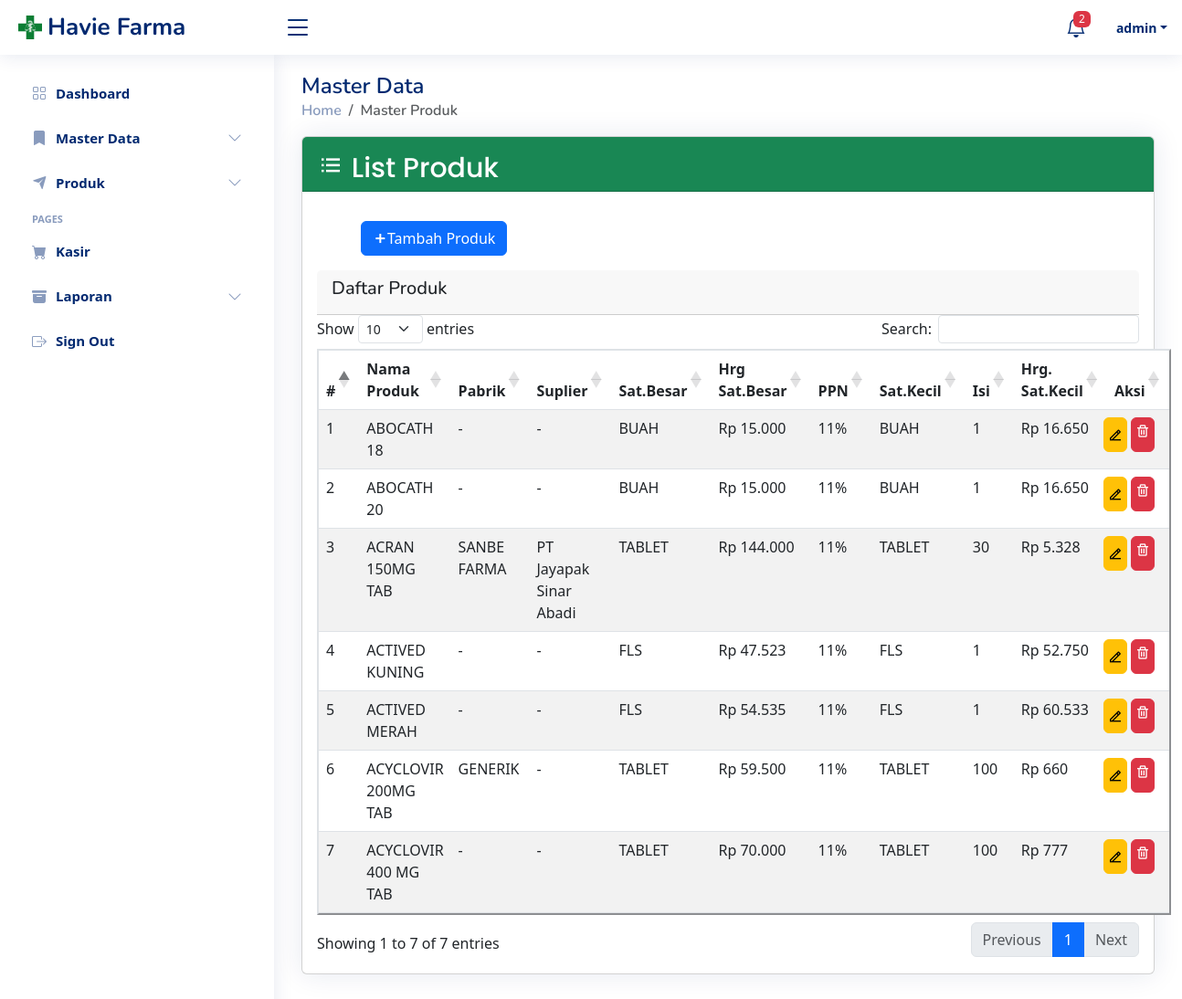
/masterdata/masterproduct (signed in), run on the app's committed database.
### tables this page shows
CREATE TABLE `tbl_m_product` (
  `id_product_tmp` int(11) NOT NULL,
  `large_barcode_tmp` varchar(20) DEFAULT NULL,
  `small_barcode_tmp` varchar(20) DEFAULT NULL,
  `name_tmp` varchar(200) NOT NULL,
  `id_large_unit_tmp` int(11) NOT NULL,
  `id_small_unit_tmp` int(11) NOT NULL,
  `fill_tmp` int(11) NOT NULL,
  `large_price_tmp` int(10) NOT NULL,
  `small_price_tmp` int(11) NOT NULL,
  `id_suplier_tmp` int(11) DEFAULT NULL,
  `id_factory_tmp` int(11) DEFAULT NULL,
  `date_added_tmp` timestamp NOT NULL DEFAULT '0000-00-00 00:00:00' ON UPDATE current_timestamp(),
  `added_by_tmp` varchar(50) DEFAULT NULL,
  `update_by_tmp` varchar(50) DEFAULT NULL,
  `update_date_tmp` timestamp NULL DEFAULT NULL,
  `stock_tmp` int(11) NOT NULL DEFAULT 0
);

CREATE TABLE `tbl_m_factory` (
  `id_factory_tmf` int(11) NOT NULL,
  `name_tmf` varchar(45) NOT NULL
);

CREATE TABLE `tbl_m_suplier` (
  `id_suplier_tms` int(11) NOT NULL,
  `name_tms` varchar(50) NOT NULL,
  `address_tms` varchar(200) NOT NULL,
  `phone_number_tms` varchar(15) NOT NULL,
  `email_tms` varchar(100) NOT NULL,
  `website_tms` varchar(50) DEFAULT NULL,
  `information_tms` varchar(100) NOT NULL
);

CREATE TABLE `tbl_m_unit` (
  `id_unit_tmun` int(11) NOT NULL,
  `name_tmun` varchar(50) NOT NULL,
  `information_tmun` varchar(100) NOT NULL
);

### app/core/Controller.php (called while the page is built, shortened)
<?php
class Controller {
    public function view($view, $data = []) {
        require_once './../app/views/'.$view.'.php';
    }
    public function model($model)
    {
        return new $model;
    }
}

### app/controllers/Masterdata.php (called while the page is built, shortened)
<?php
class Masterdata extends Controller
{
    public function masterproduct()
    {
        $data['title'] = "Havie Farma | Master Produk";
        $data['product'] = $this->model('Product')->getAllProduct();
        $data['factory'] = $this->model('Factory')->getAllFactory();
        $data['unit'] = $this->model('Unit')->getAllUnit();
        $data['suplier'] = $this->model('Suplier')->getAllSuplier();
        $data['emptyStock'] = $this->model('Product')->getEmptyStock();
        $this->view("masterdata/masterproduct", $data);
    }
}

### app/core/App.php (called while the page is built, shortened)
<?php
class App {
    protected $method = 'index';
    protected $params = [];
    public function __construct() {
        $url = $this->parseURL();
        if (file_exists('./../app/controllers/'.ucfirst($url[0]).'.php')) {
            unset($url[0]);
        }
        $this->controller = new $this->controller();
        if (isset($url[1])) {
            if(method_exists($this->controller, $url[1])) {
                $this->method = $url[1];
            }
        }
        call_user_func_array([$this->controller, $this->method], $this->params);
    }
    public function parseURL() {
        if (isset($_GET['url'])) {
            $url = $_GET['url'];
            $url = rtrim($url,'/');
            $url = filter_var($url, FILTER_SANITIZE_URL);
            $url = explode('/', $url);
            return $url;
        }
    }
}

### public/index.php (called while the page is built, shortened)
<?php
$app = new App();

### app/core/Database.php (called while the page is built, shortened)
<?php
class Database
{
    private $host = DB_HOST;
    private $user = DB_USER;
    private $password = DB_PASS;
    private $db_name = DB_NAME;
    private $db_connect;
    private $stmt;
    public function __construct()
    {
        $dsn = 'mysql:host='. $this->host . ';dbname=' . $this->db_name;
        $option = [
            PDO::ATTR_PERSISTENT => true,
            PDO::ATTR_ERRMODE => PDO::ERRMODE_EXCEPTION
        ];
        try {
            $this->db_connect = new PDO($dsn, $this->user, $this->password, $option);
        } catch (PDOException $e) {
            die('' . $e->getMessage());
        }
    }
    public function query($query)
    {
        $this->stmt = $this->db_connect->prepare($query);
    }
    public function execute()
    {
        $this->stmt->execute();
    }
    public function resultSet()
    {
        $this->execute();
        return $this->stmt->fetchAll(PDO::FETCH_ASSOC);
    }
}

### app/models/Product.php (called while the page is built, shortened)
<?php
class Product
{
    private $db;
    public function __construct()
    {
        $this->db = new Database();
    }
    public function getAllProduct()
    {
        $this->db->query("SELECT id_product_tmp,small_barcode_tmp, large_barcode_tmp, name_tmp, name_tmf, name_tms, name_tmun,large_price_tmp,small_price_tmp, fill_tmp, stock_tmp FROM tbl_m_product JOIN tbl_m_factory ON tbl_m_product.id_factory_tmp = id_factory_tmf JOIN tbl_m_suplier ON tbl_m_product.id_suplier_tmp = id_suplier_tms JOIN tbl_m_unit ON tbl_m_product.id_small_unit_tmp = id_unit_tmun ");
        return $this->db->resultSet();
    }
    public function getEmptyStock()
    {
        $query = "SELECT name_tmp FROM tbl_m_product WHERE stock_tmp = 0";
        $this->db->query($query);
        return $this->db->resultSet();
    }
}

### app/core/Util.php (called while the page is built, shortened)
<?php
class Util
{
    public static function format_rupiah($angka) {
        return "Rp " . number_format($angka, 0, ',', '.');
    }
}

### app/views/masterdata/masterproduct.php (the view, shortened to what this page needs)
<main id="main" class="main">
    <div class="pagetitle">
        <h1>Master Data</h1>
        <nav>
            <ol class="breadcrumb">
                <li class="breadcrumb-item"><a href="<?=BASEURL?>home/index">Home</a></li>
                <li class="breadcrumb-item active">Master Produk</li>
            </ol>
        </nav>
    </div>
    <section class="section masterdata">
            <div class="card">
                <div class="card-header bg-success mx-0" style="height : 60px;">
                    <h2 class="card-title py-2" style="font-size : 30px; color : white;">
                        <i class="bx bx-list-ul fa"></i> List Produk
                    </h2>
                </div>
                <div class="card-body">
                    <div class='addproduct'>
                        <button type="button" class="btn btn-primary mt-3 ms-5 addProduct" data-bs-toggle="modal"
                            data-bs-target="#staticBackdrop">
                            <b><i class="ri-add-fill "></i></b>Tambah Produk</button>
                    </div>
                    <div class="mt-3">
                        <div class="card-header">
                            <h5>Daftar Produk</h5>
                        </div>
                        <table id="product" class="table table-striped " border="2" style="width:100%">
                            <thead class="thead-primary">
                                <tr>
                                    <th>#</th>
                                    <th>Nama Produk</th>
                                    <th>Pabrik</th>
                                    <th>Suplier</th>
                                    <th>Sat.Besar</th>
                                    <th>Hrg Sat.Besar</th>
                                    <th>PPN</th>
                                    <th>Sat.Kecil</th>
                                    <th>Isi</th>
                                    <th>Hrg. Sat.Kecil</th>
                                    <th>Aksi</th>
                                </tr>
                            </thead>
                            <tbody>
                                <?php
                                $products = $data['product'];
                                $ppn = 11;
                                $no = 0;
                                foreach ($products as $row):
                                    $no++;
                                    ?>
                                    <tr>
                                        <td>
                                            <?= $no ?>
                                        </td>
                                        <td>
                                            <?= $row['name_tmp']; ?>
                                        </td>
                                        <td>
                                            <?= $row['name_tmf']; ?>
                                        </td>
                                        <td>
                                            <?= $row['name_tms'] ?>
                                        </td>
                                        <td>
                                            <?= $row['name_tmun'] ?>
                                        </td>
                                        <td>
                                            <?= Util::format_rupiah($row['large_price_tmp']) ?>
                                        </td>
                                        <td>
                                            <?= $ppn ?>%
                                        </td>
                                        <td>
                                            <?= $row['name_tmun'] ?>
                                        </td>
                                        <td>
                                            <?= $row['fill_tmp'] ?>
                                        </td>
                                        <td>
                                        <?= Util::format_rupiah($row['small_price_tmp']) ?>
                                        </td>
                                        <td>
                                            <div class = "row">
                                                <a class="btn btn-warning changeModal col-lg-4 d-flex justify-content-center" href="#" data-bs-toggle="modal"
                                                    data-bs-target="#staticBackdrop" role="button"
                                                    data-id="<?= $row['id_product_tmp']; ?>" data-url="<?= BASEURL; ?>"><i class=" ri-edit-2-line"></i></a>
                                                <a class="btn btn-danger col-lg-4 ms-1  d-flex justify-content-center"
                                                    href="<?= BASEURL ?>masterdata/masterproductDelete/<?= $row['id_product_tmp'] ?>"
                                                    role="button"
                                                    onclick="return confirm('Hapus <?= $row['name_tmp'] ?>')"><i class="bx bx-trash"></i></a>
                                            </div>
                                        </td>
                                    </tr>
                                <?php endforeach; ?>
                            </tbody>
                        </table>
                    </div>
                </div>
            </div>
    </section>
</main>

### data on the page
tbl_m_product: name_tmp "ABOCATH 18", id_factory_tmp.name_tmf "-", id_suplier_tmp.name_tms "-", id_large_unit_tmp.name_tmun "BUAH", large_price_tmp "Rp 15.000", fill_tmp "1", small_price_tmp "Rp 16.650"
tbl_m_product: name_tmp "ABOCATH 20", id_factory_tmp.name_tmf "-", id_suplier_tmp.name_tms "-", id_large_unit_tmp.name_tmun "BUAH", large_price_tmp "Rp 15.000", fill_tmp "1", small_price_tmp "Rp 16.650"
tbl_m_product: name_tmp "ACRAN 150MG TAB", id_factory_tmp.name_tmf "SANBE FARMA", id_suplier_tmp.name_tms "PT Jayapak Sinar Abadi", id_small_unit_tmp.name_tmun "TABLET", large_price_tmp "Rp 144.000", fill_tmp "30", small_price_tmp "Rp 5.328"
tbl_m_product: name_tmp "ACTIVED KUNING", id_factory_tmp.name_tmf "-", id_suplier_tmp.name_tms "-", id_small_unit_tmp.name_tmun "FLS", large_price_tmp "Rp 47.523", fill_tmp "1", small_price_tmp "Rp 52.750"
tbl_m_product: name_tmp "ACTIVED MERAH", id_factory_tmp.name_tmf "-", id_suplier_tmp.name_tms "-", id_small_unit_tmp.name_tmun "FLS", large_price_tmp "Rp 54.535", fill_tmp "1", small_price_tmp "Rp 60.533"
tbl_m_product: name_tmp "ACYCLOVIR 200MG TAB", id_factory_tmp.name_tmf "GENERIK", id_suplier_tmp.name_tms "-", id_small_unit_tmp.name_tmun "TABLET", large_price_tmp "Rp 59.500", fill_tmp "100", small_price_tmp "Rp 660"
tbl_m_product: name_tmp "ACYCLOVIR 400 MG TAB", id_factory_tmp.name_tmf "-", id_suplier_tmp.name_tms "-", id_small_unit_tmp.name_tmun "TABLET", large_price_tmp "Rp 70.000", fill_tmp "100", small_price_tmp "Rp 777"

### other printed values
count($data['emptyStock']) "2"
$_SESSION['name'] "admin"
